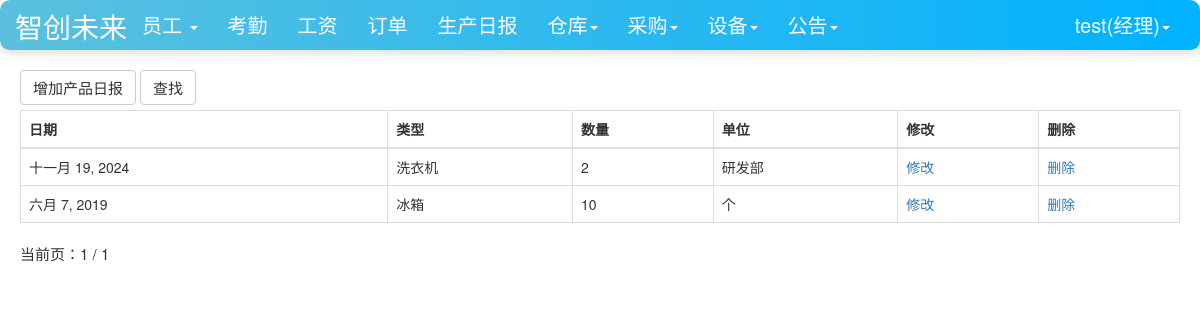
Screenshot of /warehouse/warehouse_diary/ (signed in) with the database file from the repository.
### user/models.py (models this page shows, shortened)
class Profile(models.Model):
    user = models.OneToOneField(User, on_delete=models.CASCADE)
    staff_gender = models.CharField(max_length=10, choices=(('male', '男'), ('female', '女')), default='male',
                                    verbose_name='性别')
    staff_age = models.PositiveIntegerField(verbose_name="年龄")
    staff_home = models.CharField(max_length=100, verbose_name="籍贯")
    staff_nationality = models.CharField(max_length=20, verbose_name="民族")  # 民族
    staff_tel = models.BigIntegerField(verbose_name="电话")
    start_time = models.DateField(auto_now_add=True, verbose_name="入职时间")  # 入职时间
    id_card = models.CharField(max_length=20,verbose_name="身份证")  # 身份证号
    staff_type = models.CharField(max_length=100,verbose_name="职位", null=True)  # 职位
    salary_pre_hour = models.IntegerField(verbose_name="时薪")  # 时薪
    avatar = models.ImageField(verbose_name="头像", upload_to='avatars/', null=True)  # 头像字段
    class Meta:
        ordering = ['-start_time']

### warehouse/models.py (models this page shows)
class Warehouse(models.Model):  # 仓库
    current_time = models.DateField(auto_now_add=True, verbose_name="日期")
    product_name = models.ForeignKey(Product, on_delete=models.DO_NOTHING, verbose_name="产品类型", null=True)
    number = models.IntegerField(verbose_name="数量", null=True)
    unit = models.CharField(verbose_name="单位", null=True, max_length=10)
    class Meta:
        ordering = ['-current_time']

class Product(models.Model):
    product_name = models.CharField(max_length=100)
    def __str__(self):
        return self.product_name

### warehouse/views.py (the view)
# urls.py: path('warehouse_diary/', views.warehouse_diary, name='warehouse_diary'),
def warehouse_diary(request):
    context = {}
    items = Warehouse.objects.all()
    paginator = Paginator(items, 10)  # 每页显示10个对象
    page_number = request.GET.get('page')
    if page_number is None:
        page_number = 1
    page_number = int(page_number)
    total_pages = paginator.num_pages
    print("page_number:", page_number)
    page_info = {"number": page_number, "paginator": {}}
    page_info["paginator"]['num_pages'] = total_pages
    print("total_pages", total_pages)
    if total_pages > page_number:
        page_info['has_next'] = True
        page_info['next_page_number'] = page_number + 1
    if page_number > 1:
        page_info['has_previous'] = True
        page_info['previous_page_number'] = page_number - 1
    context['page_obj'] = page_info
    item = paginator.get_page(page_number)
    context['warehouse_diaries'] = item
    return render(request, 'warehouse_diary.html', context)

### user/models.py (called while the page is built)
def get_staff_type(self):
    if Profile.objects.filter(user=self).exists():
        profile = Profile.objects.get(user=self)
        return profile.staff_type
    else:
        return ''

### warehouse/templates/warehouse_diary.html (shortened to what this page needs)
{% extends 'base.html' %}
{% block nav_warehousediary_active %}active{% endblock %}
{% block content %}
    <div class="container">
        <div class="row">
            <div class="col-lg-12">
                {% if user.is_authenticated %}
                <div class="row col-lg-12 my-spacing5">
                    <a class="btn btn-default" href="{% url 'warehouse_append' %}">增加产品日报</a>
                    <a class="btn btn-default" href="{% url 'warehouse_diary_select' %}">查找</a>
                </div>
                <table class="table table-bordered table-hover my-spacing2">
                  <thead>
                    <tr>
                      <th scope="col">日期</th>
                      <th scope="col">类型</th>
                      <th scope="col">数量</th>
                        <th scope="col">单位</th>
                           <th scope="col">修改</th>
                      <th scope="col">删除</th>
                    </tr>
                  </thead>
                  <tbody>
                  {%for warehouse_diary in warehouse_diaries%}
                    <tr>
                      <td>{{warehouse_diary.current_time}}</td>
                      <td>{{warehouse_diary.product_name}}</td>
                      <td>{{warehouse_diary.number}}</td>
                        <td>{{warehouse_diary.unit}}</td>
                           <td><a href="{% url 'warehouse_diary_modify' warehouse_diary.pk %}">修改</a></li></td>
                      <td><a href="{% url 'warehouse_diary_delete' warehouse_diary.pk %}">删除</a></li></td>
                    </tr>
                  {% endfor %}
                  </tbody>
                </table>
                {% else %}
                    <span>未登录，跳转到首页...</span>
                    <script type="text/javascript">
                        window.location.href = '/';
                    </script>
                {% endif %}
            </div>
        </div>
         {% include 'pagination.html' %}
    </div>
{% endblock %}

### templates/base.html (shortened to what this page needs)
{% load staticfiles %}
<!doctype html>
<html lang="en">
<head>
    <link rel="stylesheet" href="{% static 'base.css' %}">
     <link rel="stylesheet" href="{% static 'home.css' %}">
    <link rel="stylesheet" href="{% static 'bootstrap-3.3.7/css/bootstrap.min.css' %}">
</head>
<body>
    <nav class="navbar navbar-default navbar-fixed-top">
      <div class="container-fluid">
        <div class="navbar-header"  >
          <a class="navbar-brand-container d-flex justify-content-center"  color=white" href="{% url 'home' %}">智创未来</a>
        </div>
          {% if  user.is_authenticated %}
        <div class="collapse navbar-collapse" id="bs-example-navbar-collapse-1">
          <ul class="nav navbar-nav">
              {% if user.get_staff_type == '经理' %}
              <li class="{% block nav_staff_active %}{% endblock %}">
                  <li class="dropdown">
                      <a href="#" class="dropdown-toggle" data-toggle="dropdown" role="button" aria-haspopup="true" aria-expanded="false">
                          员工
                          <b class="caret"></b>
                      </a>
                    </li>
                  </li>
              <li class="{% block nav_attendence_active %}{% endblock %}"><a href="{% url 'attendence_lists'%}">考勤</a></li>
              <li class="{% block nav_salary_active %}{% endblock %}"><a href="{% url 'salary_lists'%}">工资</a></li>
              <li class="{% block nav_order_active %}{% endblock %}"><a href="{% url 'order_list' %}">订单</a></li>
              <li class="{% block nav_producediary_active %}{% endblock %}"><a href="{% url 'product_diary' %}">生产日报</a></li>
              <li class="{% block nav_warehousediary_active %}{% endblock %}">
              <li class="dropdown">
                <a href="#" class="dropdown-toggle" data-toggle="dropdown" role="button" aria-haspopup="true" aria-expanded="false">仓库<span class="caret"></span></a>
              </li>
                  </li>
                  <li class="{% block nav_purchase_active %}{% endblock %}">
                    <li class="dropdown">
                      <a href="#" class="dropdown-toggle" data-toggle="dropdown" role="button" aria-haspopup="true" aria-expanded="false">采购<span class="caret"></span></a>
                    </li>
                  </li>
                  <li class="{% block nav_facility_active %}{% endblock %}">
                    <li class="dropdown">
                      <a href="#" class="dropdown-toggle" data-toggle="dropdown" role="button" aria-haspopup="true" aria-expanded="false">设备<span class="caret"></span></a>
                    </li>
                  </li>
              <li class="{% block nav_notice_active %}{% endblock %}">
                    <li class="dropdown">
                      <a href="#" class="dropdown-toggle" data-toggle="dropdown" role="button" aria-haspopup="true" aria-expanded="false">公告<span class="caret"></span></a>
                    </li>
                  </li>
              {%endif%}
          </ul>
        <ul class="nav navbar-nav navbar-right">
            <li class="dropdown">
              <a href="#" class="dropdown-toggle" data-toggle="dropdown" role="button" aria-haspopup="true" aria-expanded="false">
                  {{user.username}}({{user.get_staff_type}})<span class="caret"></span></a>
            </li>
        </ul>
    </div>
          {% else %}
           <ul class="nav navbar-nav navbar-right">
                <li><a href="{% url 'login' %}?from={{ request.get_full_path }}">登录</a></li>
           </ul>
          {% endif %}
      </div>
    </nav>
    {% block content%} {% endblock %}
</body>
</html>

### static/home.css (style rules this page uses)
* { margin: 0; padding: 0; }
body { margin-top: 70px!important; }
ul { list-style-type: none!important; }
ul.navbar-right { margin-right: 0; }
div.navbar-header { font-size: 200%; padding-top: 0.2em; }

### templates/base.html (style rules this page uses)
.navbar-default { background-color: #007bff; color: white; }
.navbar-default .navbar-nav { text-align: center; }
.navbar-default .navbar-nav>li>a { color: white; font-size: 20px; text-align: center; }
.navbar-default { background-color: #007bff; color: white; border-radius: 10px; box-shadow: 0 4px 6px rgba(0, 0, 0, 0.1); }
.navbar-header { text-align: center; }
.navbar-default .navbar-nav>li>a { color: white; }
.navbar-default { background: linear-gradient(to right, #5bc0de, #00b2ff); color: white; }
.navbar-default .navbar-nav>li>a { color: white; text-align: center; }
.collapse { text-align: center; }
.navbar-brand-container { color:white; }
.row { margin-bottom: 1; }
.container { padding-left: 15px; padding-right: 15px; margin-bottom: 5px; --> }
.row > [class^="col-"] { padding-left: 5px; padding-right: 5px; }
.my-spacing5 { margin-bottom: 5px; }
.my-spacing5 > a { font-size:15px; }
.my-spacing2 { margin-bottom: 0px; }

### rows the page displays
Warehouse: current_time "十一月 19, 2024", product_name "洗衣机", number "2", unit "研发部"
Warehouse: current_time "六月 7, 2019", product_name "冰箱", number "10", unit "个"

### other values shown
{{ user.username }} "test"
{{ user.get_staff_type }} "经理"
{{ page_obj.number }} "1"
{{ page_obj.paginator.num_pages }} "1"
